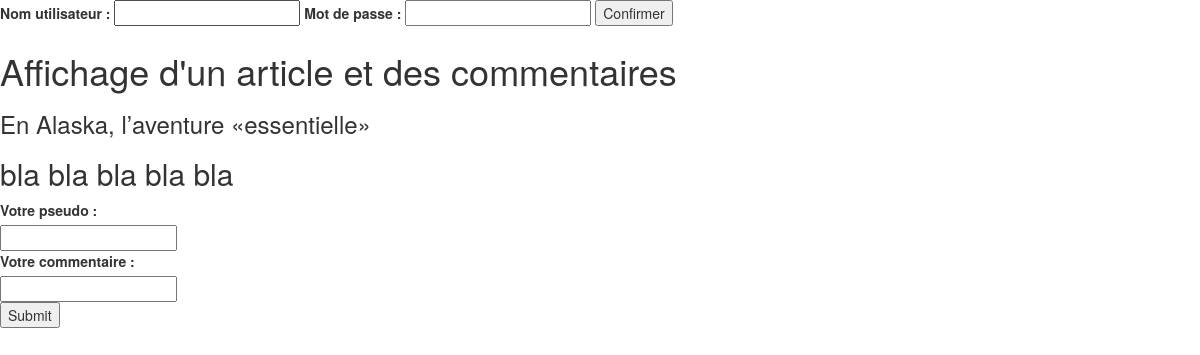
Page /posts.php?action=post&id=1 on the earlier database version.
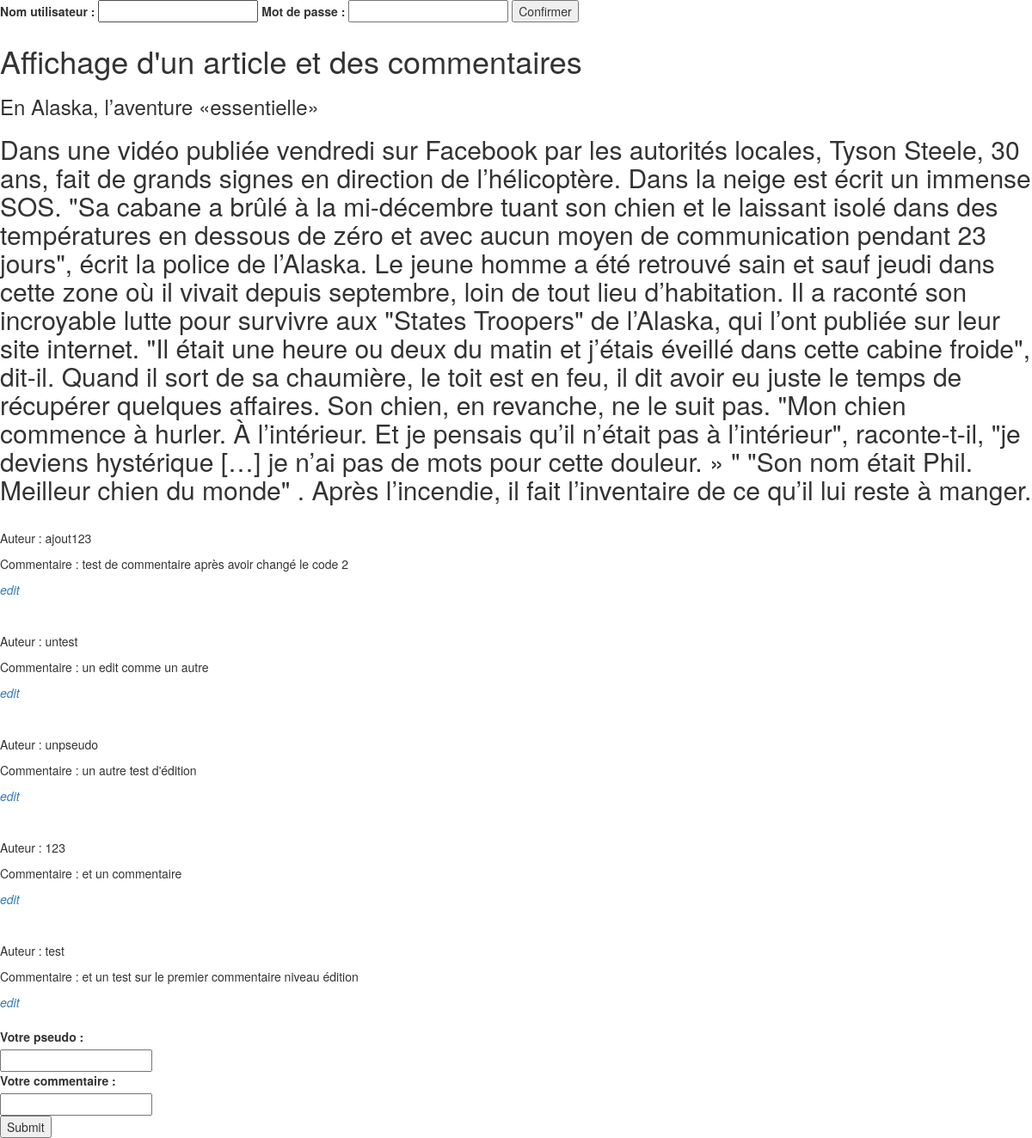
Same page on the later database version.
### tables this page shows
CREATE TABLE IF NOT EXISTS `posts` (
  `id` int(11) NOT NULL AUTO_INCREMENT,
  `author` varchar(255) NOT NULL,
  `content` text NOT NULL,
  `creation_date` datetime NOT NULL,
  `title` varchar(255) NOT NULL,
  PRIMARY KEY (`id`)
);

CREATE TABLE IF NOT EXISTS `comments` (
  `id` int(11) NOT NULL AUTO_INCREMENT,
  `author` varchar(11) NOT NULL,
  `content` text NOT NULL,
  `id_post` int(11) NOT NULL,
  `comment_date` datetime NOT NULL,
  PRIMARY KEY (`id`)
);

### controller/frontend.php (called while the page is built, shortened)
<?php
require_once('model/ArticleManager.php');
require_once('model/CommentManager.php');
function post(){
    $commentManager = new CommentManager();
    $postManager = new ArticleManager();
    $singlePost = $postManager->getPost($_GET['id']);
    $comment = $commentManager -> getComments($_GET['id']);
    require("view/frontend/singlePostView.php");
}

### model/ArticleManager.php (called while the page is built, shortened)
<?php
class ArticleManager extends Manager{
    public function getPost($idPost){
        $db = $this -> dbConnect();
        $req = $db -> prepare('SELECT id, title, content, DATE_FORMAT(creation_date, \'%d/%m/%Y à %Hh%imin%ss\') AS creation_date_fr FROM posts WHERE id = ?');
        $req -> execute(array($idPost));
        $post = $req ->fetch();
        return $post;
    }
} ?>

### model/CommentManager.php (called while the page is built, shortened)
<?php
class CommentManager extends Manager {
    public function getComments($idPost)
    {
        $db = $this -> dbConnect();
        $req = $db->prepare('SELECT id, author, content, DATE_FORMAT(comment_date, \'%d/%m/%Y à %Hh%imin%ss\') AS comment_date_fr FROM comments WHERE id_post = ? ORDER BY comment_date DESC');
        $req -> execute(array($idPost));
        return $req;
    }
}

### view/frontend/singlePostView.php (the view, shortened to what this page needs)
<h1>Affichage d'un article et des commentaires</h1>
<div>
    <h3> <?= htmlspecialchars($singlePost['title'])?></h3>
    <h2> <?= htmlspecialchars($singlePost['content']) ?></h2>
    <?php
    while($comments = $comment -> fetch()){?>
            <div>
            <p>Auteur : <?= htmlspecialchars($comments['author']) ?></p>
            <p>Commentaire : <?= htmlspecialchars($comments['content']) ?></p>
            <em><a href="comments.php?action=editComment&amp;comment_id=<?= $comments['id']?>">edit</a></em>
            </div>
    <?php
    }
    ?>
    <form action="comments.php?action=addComment&amp;id=<?= $singlePost['id'];?>" method="post">
        <div>
            <label>Votre pseudo :</label>
            <input type="text" id="author" name="author">
        </div>
        <div>
            <label>Votre commentaire : </label>
            <input type="text" id="content" name="content">
        </div>
        <div>
            <input type="submit">
        </div>
    </form>
</div>
<?php $content = ob_get_clean(); ?>
<?php require('template.php'); ?>

### view/frontend/head.php (shortened to what this page needs)
        <link rel="stylesheet" href="css/style.css" />
        <link href="https://maxcdn.bootstrapcdn.com/bootstrap/3.3.7/css/bootstrap.min.css" rel="stylesheet">
<?php $head = ob_get_clean(); ?>

### posts.php
<?php
require('controller/frontend.php');
if($_GET['action'] == 'post'){
    if (isset($_GET['id']) && $_GET['id'] > 0) {
        post();
    } else {
        throw new Exception('Aucun identifiant de billet envoyé');
    }
}

### view/frontend/template.php (shortened to what this page needs)
<?php
require("view/frontend/head.php");
?>
<!DOCTYPE html>
<html>
    <head>
        <?= $head ?>
    </head>
    <header>
        <form action="login.php?action=adminLogin" method="post">
        <label>Nom utilisateur : <input type="text" id="username" name="username"></label>
        <label>Mot de passe : <input type="password" id="pwd" name="pwd"></label>
        <input type="submit" value="Confirmer">
        </form>
    </header>
    <body>
       <?= $content ?>
    </body>
</html>

Differences in the rows shown:
changed posts "En Alaska, l’aventure «essentielle»": content "bla bla bla bla bla" → "Dans une vidéo publiée vendredi sur Facebook par les autorités locales, Tyson Steele, 30 ans, fait de grands signes en direction de l’hélicoptère. Dans la neige est écrit un immense SOS. \"Sa cabane a brûlé à la mi-décembre tuant son chien et le laissant isolé dans des températures en dessous de zéro et avec aucun moyen de communication pendant 23 jours\", écrit la police de l’Alaska. Le jeune homme a été retrouvé sain et sauf jeudi dans cette zone où il vivait depuis septembre, loin de tout lieu d’habitation. Il a raconté son incroyable lutte pour survivre aux \"States Troopers\" de l’Alaska, qui l’ont publiée sur leur site internet. \"Il était une heure ou deux du matin et j’étais éveillé dans…"
added comments: author "ajout123", content "test de commentaire après avoir changé le code 2"
added comments: author "untest", content "un edit comme un autre"
added comments: author "unpseudo", content "un autre test d'édition"
added comments: author "123", content "et un commentaire"
added comments: author "test", content "et un test sur le premier commentaire niveau édition"
